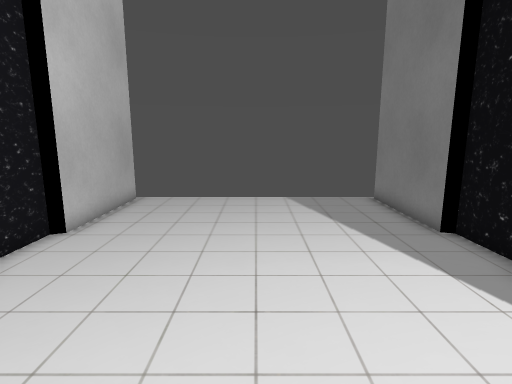
view 1 (above)

12 first-person views from a walk through a 3-D level made in the Godot game engine. The camera is 1.3 m above the floor, tilts 10° down and sees 80° across. The floor is counted in squares, 0.5 m on a side. Each view is taken from the middle of a square. On the plan, view 1 faces up. The plan holds only what a view shows up to about 20 squares ahead; the rest is blank. The place goes on beyond the plan. Some surface patterns are stand-ins.

view 2
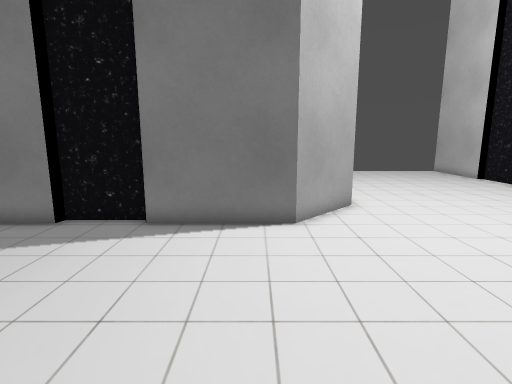

view 3
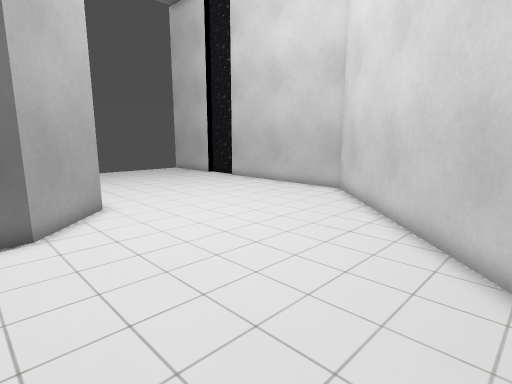

view 4
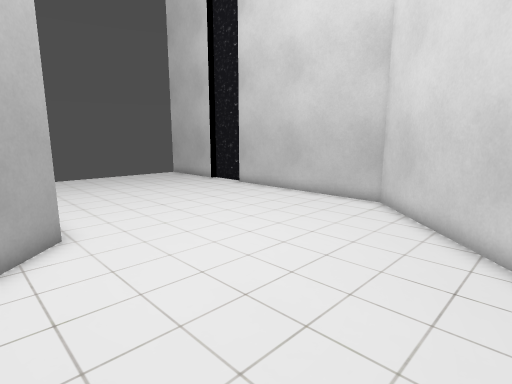

view 5
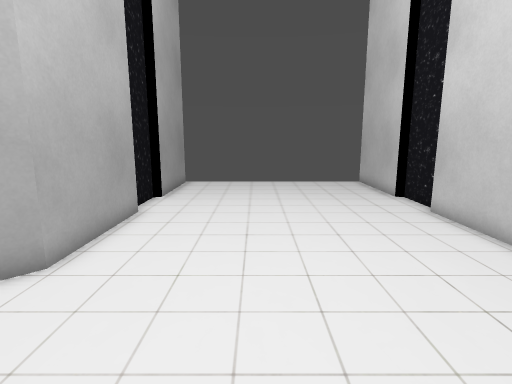

view 6
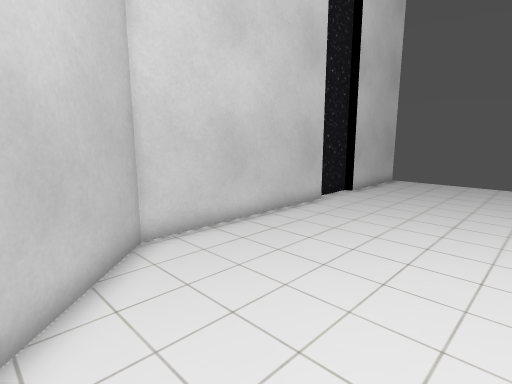

view 7
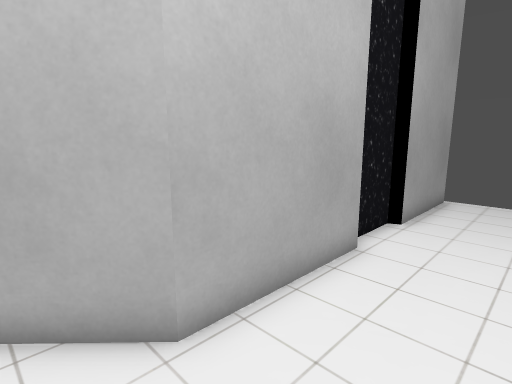

view 8
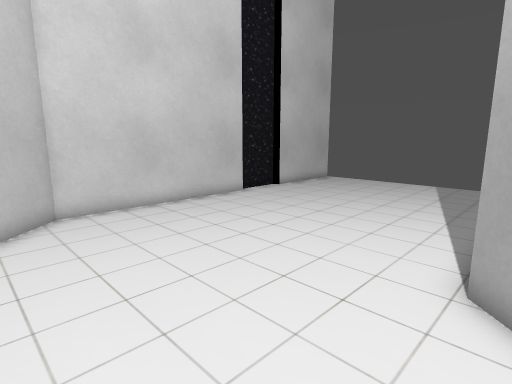

view 9
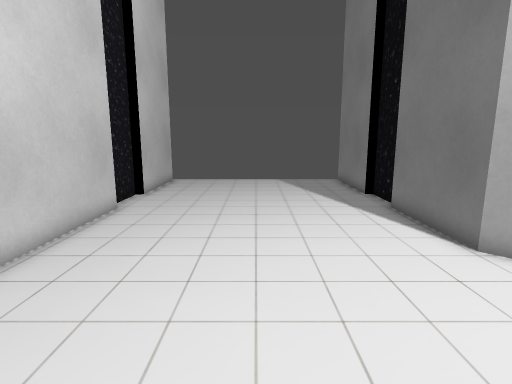

view 10
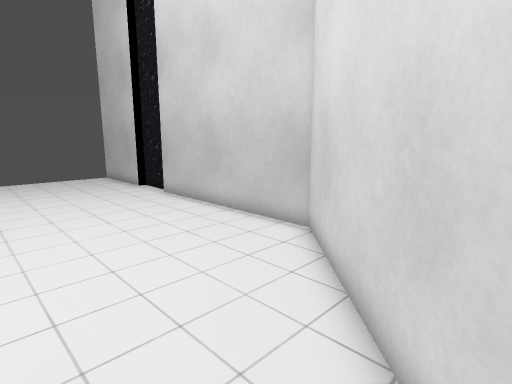

view 11
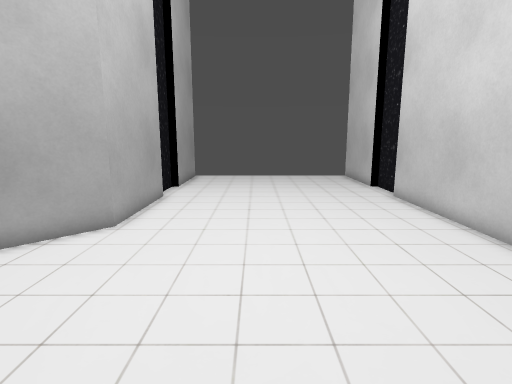

view 12
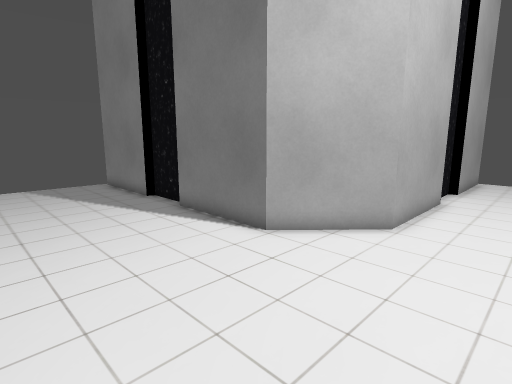

### Floor plan
Points are (right, up) in squares from view 1. A wall is a line through its corners. A room is listed if a view was taken in it or the views show most of it. See-through windows are left out.
Room 1 (views 1, 2, 3, 4, 5, 6, 7, 8, 9, 10, 11, 12)
walls: (12.7, -1.8) (7.8, -1.8) (5.2, 0.8) (5.2, 5.4) (5.5, 5.5) (5.5, 8.1); (5.2, 8.1) (5.2, 13.1); (15.4, -1.4) (13.4, -1.4); (-5.3, 5.4) (-5.3, -2.8) (4.1, -12.3) (12.7, -12.3); (13, -12.7) (15.5, -12.7); (20.2, -1.8) (15.5, -1.8); (-5.6, 8.1) (-5.6, 5.6); (15.5, -12.3) (20.5, -12.3); (-5.3, 13.3) (-5.3, 8.1)
ways out: gap at (-5, 13); gap at (5, 13)

Where each view was taken, in squares from view 1:
view 1: 0 up, 0 right, facing up
view 2: 2 up, 4 left, facing right
view 3: 2 up, 4 left, facing down-right
view 4: 0 up, 1 left, facing down-right
view 5: 6 down, 2 right, facing right
view 6: 6 down, 2 right, facing up-left
view 7: 5 down, 6 right, facing up-right
view 8: 5 down, 6 right, facing up-left
view 9: 6 down, 0 right, facing up
view 10: 5 down, 1 left, facing down-right
view 11: 6 down, 1 left, facing right
view 12: 5 down, 1 left, facing up-right
